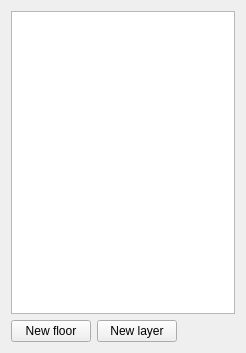
<?xml version="1.0" encoding="UTF-8"?>
<ui version="4.0">
 <class>MapFloorsList</class>
 <widget class="QWidget" name="MapFloorsList">
  <property name="geometry">
   <rect>
    <x>0</x>
    <y>0</y>
    <width>246</width>
    <height>353</height>
   </rect>
  </property>
  <property name="windowTitle">
   <string>Form</string>
  </property>
  <layout class="QVBoxLayout" name="verticalLayout">
   <item>
    <widget class="QTreeView" name="treeViewFloors">
     <property name="editTriggers">
      <set>QAbstractItemView::NoEditTriggers</set>
     </property>
     <property name="itemsExpandable">
      <bool>true</bool>
     </property>
     <property name="expandsOnDoubleClick">
      <bool>false</bool>
     </property>
     <attribute name="headerVisible">
      <bool>false</bool>
     </attribute>
    </widget>
   </item>
   <item>
    <layout class="QHBoxLayout" name="horizontalLayout">
     <item>
      <widget class="QPushButton" name="pushButtonNewFloor">
       <property name="text">
        <string>New floor</string>
       </property>
      </widget>
     </item>
     <item>
      <widget class="QPushButton" name="pushButtonNewLayer">
       <property name="text">
        <string>New layer</string>
       </property>
      </widget>
     </item>
     <item>
      <spacer name="horizontalSpacer">
       <property name="orientation">
        <enum>Qt::Horizontal</enum>
       </property>
       <property name="sizeHint" stdset="0">
        <size>
         <width>40</width>
         <height>20</height>
        </size>
       </property>
      </spacer>
     </item>
    </layout>
   </item>
  </layout>
 </widget>
 <resources/>
 <connections>
  <connection>
   <sender>treeViewFloors</sender>
   <signal>doubleClicked(QModelIndex)</signal>
   <receiver>MapFloorsList</receiver>
   <slot>toggleLayerVisibleState(QModelIndex)</slot>
   <hints>
    <hint type="sourcelabel">
     <x>84</x>
     <y>134</y>
    </hint>
    <hint type="destinationlabel">
     <x>193</x>
     <y>353</y>
    </hint>
   </hints>
  </connection>
  <connection>
   <sender>treeViewFloors</sender>
   <signal>clicked(QModelIndex)</signal>
   <receiver>MapFloorsList</receiver>
   <slot>selectLayer(QModelIndex)</slot>
   <hints>
    <hint type="sourcelabel">
     <x>128</x>
     <y>180</y>
    </hint>
    <hint type="destinationlabel">
     <x>214</x>
     <y>440</y>
    </hint>
   </hints>
  </connection>
 </connections>
 <slots>
  <slot>selectLayer(QModelIndex)</slot>
  <slot>setSelected(QModelIndex)</slot>
 </slots>
</ui>
